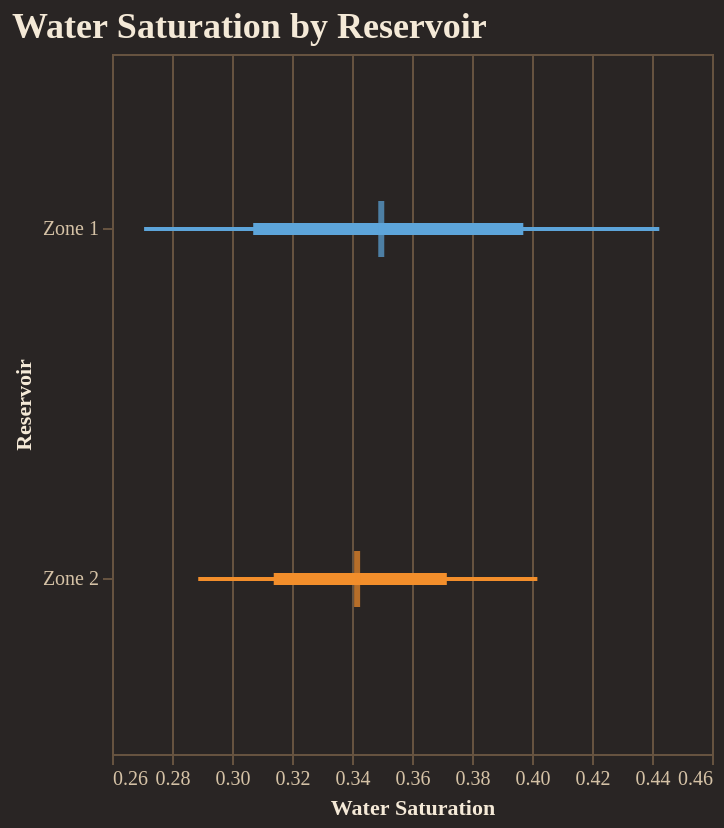

Write notebook code for a chart like this one.
### Code cell
fig = reporter.plotter.forest_plot(
    "Water Saturation", 
    backend=PLOTTING_BACKEND
)
fig.show()

### Figure 1 — Vega-Lite specification as saved in the notebook (floating-point values rounded to 4 significant figures)
{"config": {"background": "#292524", "view": {"fill": "#292524", "stroke": "#665340"}, "title": {"color": "#f4e9d7", "font": "Merriweather", "fontSize": 18, "fontWeight": 600, "subtitleColor": "#d5c2a6", "anchor": "start"}, "axis": {"domainColor": "#665340", "gridColor": "#665340", "tickColor": "#665340", "labelColor": "#d5c2a6", "titleColor": "#f4e9d7", "labelFont": "Merriweather", "titleFont": "Merriweather"}, "legend": {"titleColor": "#f4e9d7", "labelColor": "#d5c2a6", "labelFont": "Merriweather", "titleFont": "Merriweather", "orient": "top-right", "symbolType": "circle"}, "header": {"labelColor": "#d5c2a6", "titleColor": "#f4e9d7", "labelFont": "Merriweather", "titleFont": "Merriweather"}, "mark": {"color": "#c78d3b"}, "line": {"color": "#c78d3b"}, "bar": {"color": "#c78d3b"}, "point": {"color": "#ddb06d"}, "area": {"color": "#c78d3b", "opacity": 0.35}, "text": {"color": "#f4e9d7", "font": "Merriweather"}, "range": {"category": ["#5DA5DA", "#F28E2B", "#59C36A", "#E15759", "#B07AA1", "#4ECDC4", "#FF9DA7", "#EDC948"]}}, "layer": [{"mark": {"type": "rule", "strokeWidth": 2}, "encoding": {"color": {"field": "group", "legend": null, "type": "nominal"}, "x": {"field": "p10", "scale": {"zero": false}, "title": "Water Saturation", "type": "quantitative"}, "x2": {"field": "p90"}, "y": {"field": "group", "sort": ["Zone 1", "Zone 2"], "title": "Reservoir", "type": "nominal"}}}, {"mark": {"type": "rule", "strokeWidth": 6}, "encoding": {"color": {"field": "group", "legend": null, "type": "nominal"}, "x": {"field": "p25", "scale": {"zero": false}, "title": "Water Saturation", "type": "quantitative"}, "x2": {"field": "p75"}, "y": {"field": "group", "sort": ["Zone 1", "Zone 2"], "title": "Reservoir", "type": "nominal"}}}, {"mark": {"type": "tick", "color": "black", "size": 28, "thickness": 3}, "encoding": {"color": {"field": "group", "legend": null, "type": "nominal"}, "tooltip": [{"field": "group", "title": "Group", "type": "nominal"}, {"field": "p10", "title": "P10", "type": "quantitative"}, {"field": "p25", "title": "P25", "type": "quantitative"}, {"field": "median", "title": "Median", "type": "quantitative"}, {"field": "p75", "title": "P75", "type": "quantitative"}, {"field": "p90", "title": "P90", "type": "quantitative"}], "x": {"field": "median", "scale": {"zero": false}, "title": "Water Saturation", "type": "quantitative"}, "y": {"field": "group", "sort": ["Zone 1", "Zone 2"], "title": "Reservoir", "type": "nominal"}}}], "data": {"name": "data-5a7327fff3fe8a6b96f49bd5066c4912"}, "height": 350, "title": "Water Saturation by Reservoir", "width": "container", "$schema": "https://vega.github.io/schema/vega-lite/v5.20.1.json", "datasets": {"data-5a7327fff3fe8a6b96f49bd5066c4912": [{"group": "Zone 1", "p10": 0.2707, "p25": 0.3071, "median": 0.3498, "p75": 0.3971, "p90": 0.4424}, {"group": "Zone 2", "p10": 0.2887, "p25": 0.3139, "median": 0.3417, "p75": 0.3716, "p90": 0.4018}]}}
